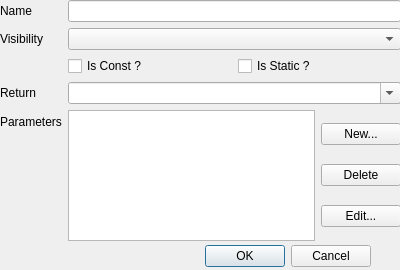
<?xml version="1.0" encoding="UTF-8"?>
<ui version="4.0">
 <class>NewMethod</class>
 <widget class="QDialog" name="NewMethod">
  <property name="geometry">
   <rect>
    <x>0</x>
    <y>0</y>
    <width>400</width>
    <height>270</height>
   </rect>
  </property>
  <property name="windowTitle">
   <string>Dialog</string>
  </property>
  <widget class="QDialogButtonBox" name="buttonBox">
   <property name="geometry">
    <rect>
     <x>30</x>
     <y>240</y>
     <width>341</width>
     <height>32</height>
    </rect>
   </property>
   <property name="orientation">
    <enum>Qt::Horizontal</enum>
   </property>
   <property name="standardButtons">
    <set>QDialogButtonBox::Cancel|QDialogButtonBox::Ok</set>
   </property>
  </widget>
  <widget class="QWidget" name="formLayoutWidget">
   <property name="geometry">
    <rect>
     <x>0</x>
     <y>0</y>
     <width>401</width>
     <height>241</height>
    </rect>
   </property>
   <layout class="QFormLayout" name="formLayout">
    <item row="0" column="0">
     <widget class="QLabel" name="label">
      <property name="text">
       <string>Name</string>
      </property>
     </widget>
    </item>
    <item row="1" column="0">
     <widget class="QLabel" name="label_2">
      <property name="text">
       <string>Visibility</string>
      </property>
     </widget>
    </item>
    <item row="3" column="0">
     <widget class="QLabel" name="label_3">
      <property name="text">
       <string>Return</string>
      </property>
     </widget>
    </item>
    <item row="4" column="0">
     <widget class="QLabel" name="label_4">
      <property name="text">
       <string>Parameters</string>
      </property>
     </widget>
    </item>
    <item row="3" column="1">
     <widget class="QComboBox" name="cbx_return">
      <property name="editable">
       <bool>true</bool>
      </property>
     </widget>
    </item>
    <item row="0" column="1">
     <widget class="QLineEdit" name="le_name"/>
    </item>
    <item row="4" column="1">
     <layout class="QHBoxLayout" name="horizontalLayout">
      <item>
       <widget class="QListWidget" name="lv_param"/>
      </item>
      <item>
       <layout class="QVBoxLayout" name="verticalLayout">
        <item>
         <widget class="QPushButton" name="btn_newParam">
          <property name="text">
           <string>New...</string>
          </property>
         </widget>
        </item>
        <item>
         <widget class="QPushButton" name="btn_deleteParam">
          <property name="text">
           <string>Delete</string>
          </property>
         </widget>
        </item>
        <item>
         <widget class="QPushButton" name="btn_editParam">
          <property name="text">
           <string>Edit...</string>
          </property>
         </widget>
        </item>
       </layout>
      </item>
     </layout>
    </item>
    <item row="1" column="1">
     <widget class="QComboBox" name="cbx_visibility"/>
    </item>
    <item row="2" column="1">
     <layout class="QHBoxLayout" name="horizontalLayout_2">
      <item>
       <widget class="QCheckBox" name="cb_const">
        <property name="text">
         <string>Is Const ?</string>
        </property>
       </widget>
      </item>
      <item>
       <widget class="QCheckBox" name="cb_static">
        <property name="text">
         <string>Is Static ?</string>
        </property>
       </widget>
      </item>
     </layout>
    </item>
   </layout>
  </widget>
 </widget>
 <resources/>
 <connections/>
</ui>
